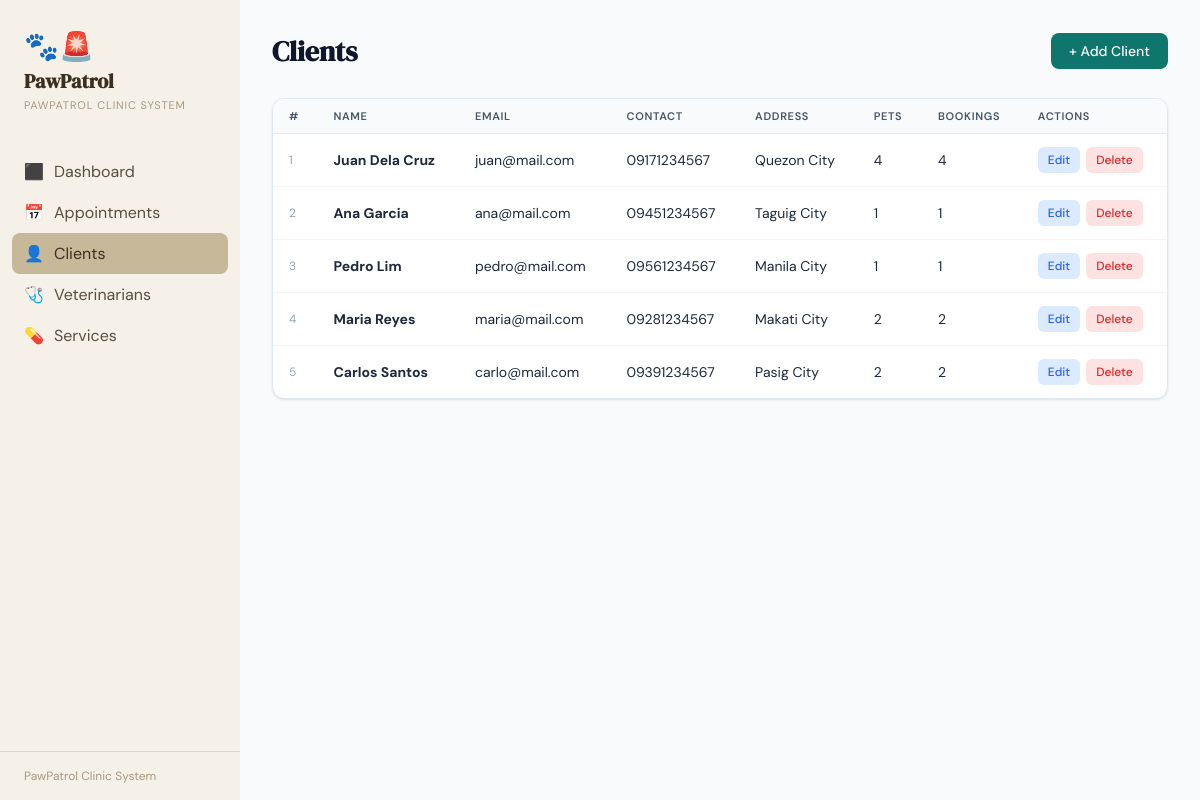
The app's page /clients with its own data.
### tables this page shows
CREATE TABLE CLIENT (
            client_id      INTEGER PRIMARY KEY AUTOINCREMENT,
            first_name     TEXT NOT NULL,
            last_name      TEXT NOT NULL,
            contact_number TEXT NOT NULL,
            email          TEXT NOT NULL UNIQUE,
            address        TEXT,
            created_at     TEXT DEFAULT (datetime('now'))
        );

### app.py (the view)
@app.route("/clients")
def clients():
    db = get_db()
    rows = db.execute("""
        SELECT c.*, COUNT(p.pet_id) AS pet_count,
               COUNT(a.appointment_id) AS appt_count
        FROM CLIENT c
        LEFT JOIN PET p ON c.client_id=p.client_id
        LEFT JOIN APPOINTMENT a ON c.client_id=a.client_id
        GROUP BY c.client_id ORDER BY c.last_name
    """).fetchall()
    return render_template("clients.html", clients=rows)

### app.py (called while the page is built)
def get_db():
    conn = sqlite3.connect(DB)
    conn.row_factory = sqlite3.Row
    conn.execute("PRAGMA foreign_keys = ON")
    return conn

### templates/clients.html (shortened to what this page needs)
{% extends "base.html" %}
{% block content %}
<div class="page-header-row">
  <h2>Clients</h2>
  <a href="{{ url_for('new_client') }}" class="btn btn-primary">+ Add Client</a>
</div>
<div class="card">
  <div class="table-wrap">
    <table>
      <thead><tr>
        <th>#</th><th>Name</th><th>Email</th><th>Contact</th>
        <th>Address</th><th>Pets</th><th>Bookings</th><th>Actions</th>
      </tr></thead>
      <tbody>
      {% for c in clients %}
      <tr>
        <td style="color:var(--gray-400);font-size:12px">{{ loop.index }}</td>
        <td><b>{{ c.first_name }} {{ c.last_name }}</b></td>
        <td>{{ c.email }}</td>
        <td>{{ c.contact_number }}</td>
        <td>{{ c.address or '—' }}</td>
        <td>{{ c.pet_count }}</td>
        <td>{{ c.appt_count }}</td>
        <td>
          <div class="actions">
            <a href="{{ url_for('edit_client', id=c.client_id) }}" class="action-btn action-edit">Edit</a>
            <form method="POST" action="{{ url_for('delete_client', id=c.client_id) }}" onsubmit="return confirm('Delete this client? This will also remove their pets and appointments.')">
              <button type="submit" class="action-btn action-del">Delete</button>
            </form>
          </div>
        </td>
      </tr>
      {% endfor %}
      </tbody>
    </table>
  </div>
</div>
{% endblock %}

### templates/base.html (style rules this page uses)
:root { --teal: #0f766e; --teal-l: #14b8a6; --teal-xl: #ccfbf1; --amber: #d97706; --amber-l: #fef3c7; --red: #dc2626; --red-l: #fee2e2; --green: #16a34a; --green-l: #dcfce7; --blue: #2563eb; --blue-l: #dbeafe; --gray-50: #f8fafc; --gray-100:#f1f5f9; --gray-200:#e2e8f0; --gray-400:#94a3b8; --gray-600:#475569; --gray-800:#1e293b; --gray-900:#0f172a; --white: #ffffff; --shadow: 0 1px 3px rgba(0,0,0,.08), 0 1px 2px rgba(0,0,0,.04); --shadow-md: 0 4px 6px -1px rgba(0,0,0,.07), 0 2px 4px -2px rgba(0,0,0,.04); --radius: 12px; }
*,*::before,*::after { box-sizing:border-box;margin:0;padding:0 }
body { font-family:'DM Sans',sans-serif;background:var(--gray-50);color:var(--gray-800);min-height:100vh;display:flex }
.page-header-row { display:flex;align-items:center;justify-content:space-between;margin-bottom:28px }
.page-header-row h2 { font-family:'DM Serif Display',serif;font-size:28px;color:var(--gray-900) }
.card { background:var(--white);border-radius:var(--radius);box-shadow:var(--shadow);border:1px solid var(--gray-200);overflow:hidden }
.table-wrap { overflow-x:auto }
table { width:100%;border-collapse:collapse }
th { text-align:left;font-size:11px;font-weight:600;text-transform:uppercase;letter-spacing:.06em;color:var(--gray-600);padding:10px 16px;background:var(--gray-50);border-bottom:1px solid var(--gray-200) }
td { padding:13px 16px;border-bottom:1px solid var(--gray-100);font-size:14px;vertical-align:middle }
tr:last-child td { border-bottom:none }
.btn { display:inline-flex;align-items:center;gap:6px;padding:9px 18px;border-radius:8px;font-size:14px;font-weight:500;cursor:pointer;border:none;text-decoration:none;transition:all .15s;font-family:'DM Sans',sans-serif }
.btn-primary { background:var(--teal);color:var(--white) }
.actions { display:flex;gap:6px }
.action-btn { padding:5px 10px;border-radius:6px;font-size:12px;font-weight:500;cursor:pointer;border:none;text-decoration:none;transition:all .15s;font-family:'DM Sans',sans-serif }
.action-edit { background:var(--blue-l);color:var(--blue) }
.action-del { background:var(--red-l);color:var(--red) }

### records on screen
CLIENT: first_name "Juan", last_name "Dela Cruz", email "juan@mail.com", contact_number "09171234567", address "Quezon City", pet_count "4", appt_count "4"
CLIENT: first_name "Ana", last_name "Garcia", email "ana@mail.com", contact_number "09451234567", address "Taguig City", pet_count "1", appt_count "1"
CLIENT: first_name "Pedro", last_name "Lim", email "pedro@mail.com", contact_number "09561234567", address "Manila City", pet_count "1", appt_count "1"
CLIENT: first_name "Maria", last_name "Reyes", email "maria@mail.com", contact_number "09281234567", address "Makati City", pet_count "2", appt_count "2"
CLIENT: first_name "Carlos", last_name "Santos", email "carlo@mail.com", contact_number "09391234567", address "Pasig City", pet_count "2", appt_count "2"
